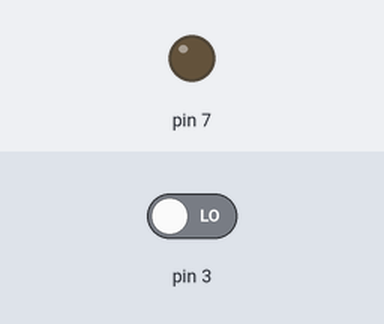
This sketch was run on a simulated Arduino Uno, built with avr-gcc and run on an emulated ATmega328P. On the bench: output pins drawn as LEDs (lit = HIGH). The test bench sets the inputs (shaded band); at power-on: pin 3 LOW.

Above: at 1.2 s.
1.3 s: pin 3 driven HIGH
At 2.0 s:
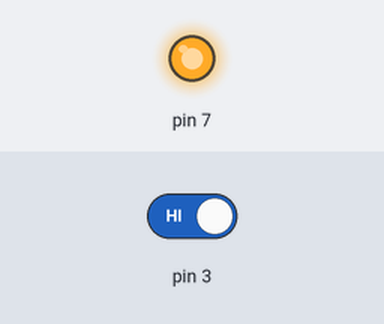
Timing chart, 0 to 4.3 s (numbered marks = the images above; inputs shaded):
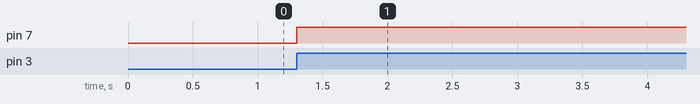

Measured:
- after the input at 1.3 s, pin 7: LOW → HIGH at once

The sketch:

sketch_apr02e.ino
```cpp
unsigned char led = 0;
int i = 0;

void sw_led(void);

void setup() {
  pinMode(3,INPUT);
  pinMode(7,OUTPUT);

  attachInterrupt(1,sw_led, RISING);
}

void loop() {
  for(i = 0; i < 5; i++){
    delay(1000);  //無駄に5秒待たせる
  }
}

void sw_led(void) {
  led ^= 1;
  digitalWrite(7, led);
}
```
